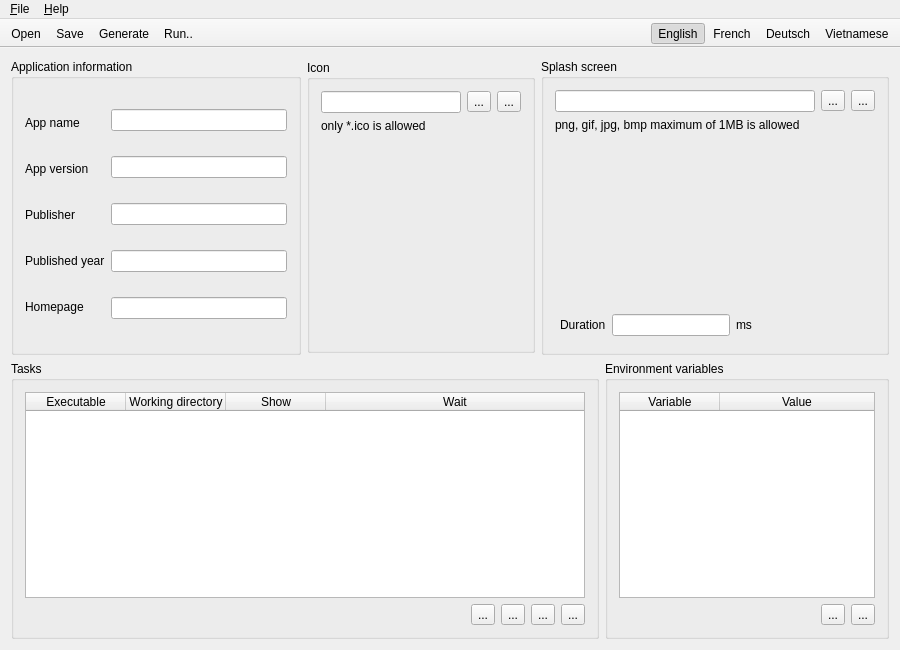
<?xml version="1.0" encoding="UTF-8"?>
<ui version="4.0">
 <class>MainWindow</class>
 <widget class="QMainWindow" name="MainWindow">
  <property name="geometry">
   <rect>
    <x>0</x>
    <y>0</y>
    <width>900</width>
    <height>650</height>
   </rect>
  </property>
  <property name="minimumSize">
   <size>
    <width>900</width>
    <height>650</height>
   </size>
  </property>
  <property name="windowTitle">
   <string>App Launcher Creator</string>
  </property>
  <widget class="QWidget" name="centralWidget">
   <layout class="QVBoxLayout" name="verticalLayout_6">
    <item>
     <layout class="QVBoxLayout" name="verticalLayout">
      <item>
       <layout class="QHBoxLayout" name="horizontalLayout">
        <property name="leftMargin">
         <number>0</number>
        </property>
        <property name="topMargin">
         <number>0</number>
        </property>
        <property name="rightMargin">
         <number>0</number>
        </property>
        <property name="bottomMargin">
         <number>0</number>
        </property>
        <item>
         <layout class="QVBoxLayout" name="verticalLayout_10">
          <property name="spacing">
           <number>0</number>
          </property>
          <property name="leftMargin">
           <number>0</number>
          </property>
          <property name="topMargin">
           <number>0</number>
          </property>
          <property name="rightMargin">
           <number>0</number>
          </property>
          <property name="bottomMargin">
           <number>0</number>
          </property>
          <item>
           <widget class="QGroupBox" name="groupBox">
            <property name="sizePolicy">
             <sizepolicy hsizetype="Expanding" vsizetype="Minimum">
              <horstretch>0</horstretch>
              <verstretch>0</verstretch>
             </sizepolicy>
            </property>
            <property name="title">
             <string>Application information</string>
            </property>
            <property name="alignment">
             <set>Qt::AlignLeading|Qt::AlignLeft|Qt::AlignTop</set>
            </property>
            <layout class="QHBoxLayout" name="horizontalLayout_5">
             <item>
              <layout class="QHBoxLayout" name="horizontalLayout_4">
               <item>
                <layout class="QVBoxLayout" name="verticalLayout_7">
                 <item>
                  <widget class="QLabel" name="label">
                   <property name="sizePolicy">
                    <sizepolicy hsizetype="Preferred" vsizetype="Fixed">
                     <horstretch>0</horstretch>
                     <verstretch>0</verstretch>
                    </sizepolicy>
                   </property>
                   <property name="text">
                    <string>App name</string>
                   </property>
                  </widget>
                 </item>
                 <item>
                  <widget class="QLabel" name="label_2">
                   <property name="sizePolicy">
                    <sizepolicy hsizetype="Preferred" vsizetype="Fixed">
                     <horstretch>0</horstretch>
                     <verstretch>0</verstretch>
                    </sizepolicy>
                   </property>
                   <property name="text">
                    <string>App version</string>
                   </property>
                  </widget>
                 </item>
                 <item>
                  <widget class="QLabel" name="label_3">
                   <property name="sizePolicy">
                    <sizepolicy hsizetype="Preferred" vsizetype="Fixed">
                     <horstretch>0</horstretch>
                     <verstretch>0</verstretch>
                    </sizepolicy>
                   </property>
                   <property name="text">
                    <string>Publisher</string>
                   </property>
                  </widget>
                 </item>
                 <item>
                  <widget class="QLabel" name="label_4">
                   <property name="sizePolicy">
                    <sizepolicy hsizetype="Preferred" vsizetype="Fixed">
                     <horstretch>0</horstretch>
                     <verstretch>0</verstretch>
                    </sizepolicy>
                   </property>
                   <property name="text">
                    <string>Published year</string>
                   </property>
                  </widget>
                 </item>
                 <item>
                  <widget class="QLabel" name="label_5">
                   <property name="sizePolicy">
                    <sizepolicy hsizetype="Preferred" vsizetype="Fixed">
                     <horstretch>0</horstretch>
                     <verstretch>0</verstretch>
                    </sizepolicy>
                   </property>
                   <property name="text">
                    <string>Homepage</string>
                   </property>
                  </widget>
                 </item>
                </layout>
               </item>
               <item>
                <layout class="QVBoxLayout" name="verticalLayout_8">
                 <item>
                  <widget class="QLineEdit" name="tbxAppName"/>
                 </item>
                 <item>
                  <widget class="QLineEdit" name="tbxAppVersion"/>
                 </item>
                 <item>
                  <widget class="QLineEdit" name="tbxPublisher"/>
                 </item>
                 <item>
                  <widget class="QLineEdit" name="tbxPublishedYear"/>
                 </item>
                 <item>
                  <widget class="QLineEdit" name="tbxHomepage"/>
                 </item>
                </layout>
               </item>
              </layout>
             </item>
            </layout>
           </widget>
          </item>
         </layout>
        </item>
        <item>
         <widget class="QGroupBox" name="grbIcon">
          <property name="sizePolicy">
           <sizepolicy hsizetype="Fixed" vsizetype="Fixed">
            <horstretch>0</horstretch>
            <verstretch>0</verstretch>
           </sizepolicy>
          </property>
          <property name="title">
           <string>Icon</string>
          </property>
          <layout class="QVBoxLayout" name="verticalLayout_9">
           <item>
            <layout class="QHBoxLayout" name="horizontalLayout_8">
             <item>
              <widget class="QLineEdit" name="tbxIconFile">
               <property name="readOnly">
                <bool>true</bool>
               </property>
              </widget>
             </item>
             <item>
              <widget class="QToolButton" name="toolButton_6">
               <property name="text">
                <string>...</string>
               </property>
               <property name="icon">
                <iconset>
                 <normalon>:/img/folder.png</normalon>
                </iconset>
               </property>
              </widget>
             </item>
             <item>
              <widget class="QToolButton" name="toolButton_7">
               <property name="text">
                <string>...</string>
               </property>
               <property name="icon">
                <iconset>
                 <normalon>:/img/application_xp.png</normalon>
                </iconset>
               </property>
              </widget>
             </item>
            </layout>
           </item>
           <item>
            <widget class="QLabel" name="label_7">
             <property name="text">
              <string>only *.ico is allowed</string>
             </property>
            </widget>
           </item>
           <item>
            <widget class="QLabel" name="lblPreviewIcon">
             <property name="sizePolicy">
              <sizepolicy hsizetype="Fixed" vsizetype="Fixed">
               <horstretch>0</horstretch>
               <verstretch>0</verstretch>
              </sizepolicy>
             </property>
             <property name="minimumSize">
              <size>
               <width>200</width>
               <height>200</height>
              </size>
             </property>
             <property name="maximumSize">
              <size>
               <width>200</width>
               <height>200</height>
              </size>
             </property>
             <property name="text">
              <string/>
             </property>
             <property name="pixmap">
              <pixmap resource="res.qrc">:/img/application_xp.png</pixmap>
             </property>
             <property name="scaledContents">
              <bool>true</bool>
             </property>
            </widget>
           </item>
          </layout>
         </widget>
        </item>
        <item>
         <widget class="QGroupBox" name="grbSplash">
          <property name="sizePolicy">
           <sizepolicy hsizetype="Fixed" vsizetype="Fixed">
            <horstretch>0</horstretch>
            <verstretch>0</verstretch>
           </sizepolicy>
          </property>
          <property name="title">
           <string>Splash screen</string>
          </property>
          <layout class="QVBoxLayout" name="verticalLayout_3">
           <item>
            <layout class="QVBoxLayout" name="verticalLayout_2">
             <item>
              <layout class="QHBoxLayout" name="horizontalLayout_3">
               <item>
                <widget class="QLineEdit" name="tbxSplashFile">
                 <property name="readOnly">
                  <bool>true</bool>
                 </property>
                </widget>
               </item>
               <item>
                <widget class="QToolButton" name="btnSelectSplash">
                 <property name="text">
                  <string>...</string>
                 </property>
                 <property name="icon">
                  <iconset>
                   <normalon>:/img/folder.png</normalon>
                  </iconset>
                 </property>
                </widget>
               </item>
               <item>
                <widget class="QToolButton" name="toolButton">
                 <property name="text">
                  <string>...</string>
                 </property>
                 <property name="icon">
                  <iconset>
                   <normalon>:/img/cross.png</normalon>
                  </iconset>
                 </property>
                </widget>
               </item>
              </layout>
             </item>
             <item>
              <widget class="QLabel" name="label_6">
               <property name="text">
                <string>png, gif, jpg, bmp maximum of 1MB is allowed</string>
               </property>
              </widget>
             </item>
             <item>
              <widget class="QLabel" name="lblPreviewSplash">
               <property name="sizePolicy">
                <sizepolicy hsizetype="Fixed" vsizetype="Fixed">
                 <horstretch>0</horstretch>
                 <verstretch>0</verstretch>
                </sizepolicy>
               </property>
               <property name="minimumSize">
                <size>
                 <width>320</width>
                 <height>165</height>
                </size>
               </property>
               <property name="maximumSize">
                <size>
                 <width>320</width>
                 <height>165</height>
                </size>
               </property>
               <property name="text">
                <string/>
               </property>
               <property name="scaledContents">
                <bool>true</bool>
               </property>
              </widget>
             </item>
             <item>
              <layout class="QHBoxLayout" name="horizontalLayout_9">
               <property name="leftMargin">
                <number>5</number>
               </property>
               <property name="topMargin">
                <number>5</number>
               </property>
               <property name="rightMargin">
                <number>5</number>
               </property>
               <property name="bottomMargin">
                <number>5</number>
               </property>
               <item>
                <widget class="QLabel" name="label_8">
                 <property name="text">
                  <string>Duration</string>
                 </property>
                </widget>
               </item>
               <item>
                <widget class="QLineEdit" name="lineEdit"/>
               </item>
               <item>
                <widget class="QLabel" name="label_9">
                 <property name="text">
                  <string>ms</string>
                 </property>
                </widget>
               </item>
               <item>
                <spacer name="horizontalSpacer_3">
                 <property name="orientation">
                  <enum>Qt::Horizontal</enum>
                 </property>
                 <property name="sizeHint" stdset="0">
                  <size>
                   <width>40</width>
                   <height>20</height>
                  </size>
                 </property>
                </spacer>
               </item>
              </layout>
             </item>
            </layout>
           </item>
          </layout>
         </widget>
        </item>
       </layout>
      </item>
      <item>
       <layout class="QHBoxLayout" name="horizontalLayout_2">
        <item>
         <widget class="QGroupBox" name="grbExecute">
          <property name="sizePolicy">
           <sizepolicy hsizetype="Expanding" vsizetype="Expanding">
            <horstretch>0</horstretch>
            <verstretch>0</verstretch>
           </sizepolicy>
          </property>
          <property name="title">
           <string>Tasks</string>
          </property>
          <layout class="QVBoxLayout" name="verticalLayout_4">
           <item>
            <widget class="QTableWidget" name="tblTasks">
             <property name="selectionBehavior">
              <enum>QAbstractItemView::SelectRows</enum>
             </property>
             <property name="wordWrap">
              <bool>false</bool>
             </property>
             <property name="cornerButtonEnabled">
              <bool>false</bool>
             </property>
             <attribute name="horizontalHeaderVisible">
              <bool>true</bool>
             </attribute>
             <attribute name="horizontalHeaderStretchLastSection">
              <bool>true</bool>
             </attribute>
             <attribute name="verticalHeaderVisible">
              <bool>false</bool>
             </attribute>
             <column>
              <property name="text">
               <string>Executable</string>
              </property>
             </column>
             <column>
              <property name="text">
               <string>Working directory</string>
              </property>
             </column>
             <column>
              <property name="text">
               <string>Show</string>
              </property>
             </column>
             <column>
              <property name="text">
               <string>Wait</string>
              </property>
             </column>
            </widget>
           </item>
           <item>
            <layout class="QHBoxLayout" name="horizontalLayout_6">
             <item>
              <spacer name="horizontalSpacer">
               <property name="orientation">
                <enum>Qt::Horizontal</enum>
               </property>
               <property name="sizeHint" stdset="0">
                <size>
                 <width>40</width>
                 <height>20</height>
                </size>
               </property>
              </spacer>
             </item>
             <item>
              <widget class="QToolButton" name="btnTaskUp">
               <property name="text">
                <string>...</string>
               </property>
               <property name="icon">
                <iconset>
                 <normalon>:/img/bullet_arrow_up.png</normalon>
                </iconset>
               </property>
              </widget>
             </item>
             <item>
              <widget class="QToolButton" name="btnTaskDown">
               <property name="text">
                <string>...</string>
               </property>
               <property name="icon">
                <iconset>
                 <normalon>:/img/bullet_arrow_down.png</normalon>
                </iconset>
               </property>
              </widget>
             </item>
             <item>
              <widget class="QToolButton" name="btnTaskAdd">
               <property name="text">
                <string>...</string>
               </property>
               <property name="icon">
                <iconset>
                 <normalon>:/img/add.png</normalon>
                </iconset>
               </property>
              </widget>
             </item>
             <item>
              <widget class="QToolButton" name="btnTaskRemove">
               <property name="text">
                <string>...</string>
               </property>
               <property name="icon">
                <iconset>
                 <normalon>:/img/delete.png</normalon>
                </iconset>
               </property>
              </widget>
             </item>
            </layout>
           </item>
          </layout>
         </widget>
        </item>
        <item>
         <widget class="QGroupBox" name="grbEnv">
          <property name="sizePolicy">
           <sizepolicy hsizetype="Fixed" vsizetype="Expanding">
            <horstretch>0</horstretch>
            <verstretch>0</verstretch>
           </sizepolicy>
          </property>
          <property name="title">
           <string>Environment variables</string>
          </property>
          <layout class="QVBoxLayout" name="verticalLayout_5">
           <item>
            <widget class="QTableWidget" name="tblEnvVars">
             <property name="cornerButtonEnabled">
              <bool>false</bool>
             </property>
             <attribute name="horizontalHeaderStretchLastSection">
              <bool>true</bool>
             </attribute>
             <attribute name="verticalHeaderVisible">
              <bool>false</bool>
             </attribute>
             <column>
              <property name="text">
               <string>Variable</string>
              </property>
             </column>
             <column>
              <property name="text">
               <string>Value</string>
              </property>
             </column>
            </widget>
           </item>
           <item>
            <layout class="QHBoxLayout" name="horizontalLayout_7">
             <item>
              <spacer name="horizontalSpacer_2">
               <property name="orientation">
                <enum>Qt::Horizontal</enum>
               </property>
               <property name="sizeHint" stdset="0">
                <size>
                 <width>40</width>
                 <height>20</height>
                </size>
               </property>
              </spacer>
             </item>
             <item>
              <widget class="QToolButton" name="btnEnvAdd">
               <property name="text">
                <string>...</string>
               </property>
               <property name="icon">
                <iconset>
                 <normalon>:/img/add.png</normalon>
                </iconset>
               </property>
              </widget>
             </item>
             <item>
              <widget class="QToolButton" name="btnEnvRemove">
               <property name="text">
                <string>...</string>
               </property>
               <property name="icon">
                <iconset>
                 <normalon>:/img/delete.png</normalon>
                </iconset>
               </property>
              </widget>
             </item>
            </layout>
           </item>
          </layout>
         </widget>
        </item>
       </layout>
      </item>
     </layout>
    </item>
   </layout>
  </widget>
  <widget class="QMenuBar" name="menuBar">
   <property name="geometry">
    <rect>
     <x>0</x>
     <y>0</y>
     <width>900</width>
     <height>23</height>
    </rect>
   </property>
   <widget class="QMenu" name="menuFile">
    <property name="title">
     <string>&amp;File</string>
    </property>
    <addaction name="action_Open"/>
    <addaction name="action_Save"/>
    <addaction name="action_SaveAs"/>
    <addaction name="action_Generate"/>
    <addaction name="action_Run"/>
    <addaction name="separator"/>
    <addaction name="action_Quit"/>
   </widget>
   <widget class="QMenu" name="menuHelp">
    <property name="tearOffEnabled">
     <bool>false</bool>
    </property>
    <property name="title">
     <string>&amp;Help</string>
    </property>
    <property name="separatorsCollapsible">
     <bool>false</bool>
    </property>
    <addaction name="actionManual"/>
    <addaction name="separator"/>
    <addaction name="actionAbout_Qt"/>
    <addaction name="separator"/>
    <addaction name="actionCredits"/>
   </widget>
   <addaction name="menuFile"/>
   <addaction name="menuHelp"/>
  </widget>
  <widget class="QToolBar" name="mainToolbar">
   <property name="windowTitle">
    <string>Main toolbar</string>
   </property>
   <property name="movable">
    <bool>false</bool>
   </property>
   <property name="floatable">
    <bool>false</bool>
   </property>
   <attribute name="toolBarArea">
    <enum>TopToolBarArea</enum>
   </attribute>
   <attribute name="toolBarBreak">
    <bool>false</bool>
   </attribute>
   <addaction name="action_Open"/>
   <addaction name="action_Save"/>
   <addaction name="action_Generate"/>
   <addaction name="action_Run"/>
  </widget>
  <widget class="QToolBar" name="languageToolbar">
   <property name="windowTitle">
    <string>Languages toolbar</string>
   </property>
   <property name="layoutDirection">
    <enum>Qt::RightToLeft</enum>
   </property>
   <property name="movable">
    <bool>false</bool>
   </property>
   <property name="floatable">
    <bool>false</bool>
   </property>
   <attribute name="toolBarArea">
    <enum>TopToolBarArea</enum>
   </attribute>
   <attribute name="toolBarBreak">
    <bool>false</bool>
   </attribute>
   <addaction name="actionVietnamese"/>
   <addaction name="actionDeutsch"/>
   <addaction name="actionFrench"/>
   <addaction name="actionEnglish"/>
  </widget>
  <action name="action_Quit">
   <property name="text">
    <string>&amp;Quit</string>
   </property>
   <property name="shortcut">
    <string>Ctrl+Q</string>
   </property>
  </action>
  <action name="actionAbout_Qt">
   <property name="text">
    <string>About Qt</string>
   </property>
  </action>
  <action name="actionCredits">
   <property name="text">
    <string>Credits</string>
   </property>
   <property name="shortcut">
    <string>F1</string>
   </property>
  </action>
  <action name="actionManual">
   <property name="text">
    <string>Manual</string>
   </property>
   <property name="shortcut">
    <string>Ctrl+F1</string>
   </property>
  </action>
  <action name="action_Open">
   <property name="icon">
    <iconset>
     <normalon>:/img/folder.png</normalon>
    </iconset>
   </property>
   <property name="text">
    <string>&amp;Open</string>
   </property>
   <property name="shortcut">
    <string>Ctrl+O</string>
   </property>
  </action>
  <action name="action_Save">
   <property name="icon">
    <iconset>
     <normalon>:/img/disk.png</normalon>
    </iconset>
   </property>
   <property name="text">
    <string>&amp;Save</string>
   </property>
   <property name="shortcut">
    <string>Ctrl+S</string>
   </property>
  </action>
  <action name="action_SaveAs">
   <property name="text">
    <string>Save as..</string>
   </property>
   <property name="shortcut">
    <string>Ctrl+Shift+S</string>
   </property>
  </action>
  <action name="action_Generate">
   <property name="icon">
    <iconset>
     <normalon>:/img/wand.png</normalon>
    </iconset>
   </property>
   <property name="text">
    <string>&amp;Generate</string>
   </property>
   <property name="shortcut">
    <string>F5</string>
   </property>
  </action>
  <action name="action_Run">
   <property name="icon">
    <iconset>
     <normalon>:/img/resultset_next.png</normalon>
    </iconset>
   </property>
   <property name="text">
    <string>&amp;Run..</string>
   </property>
   <property name="shortcut">
    <string>F6</string>
   </property>
  </action>
  <action name="actionEnglish">
   <property name="checkable">
    <bool>true</bool>
   </property>
   <property name="checked">
    <bool>true</bool>
   </property>
   <property name="icon">
    <iconset resource="res.qrc">
     <normaloff>:/img/gb.png</normaloff>:/img/gb.png</iconset>
   </property>
   <property name="text">
    <string>English</string>
   </property>
  </action>
  <action name="actionFrench">
   <property name="checkable">
    <bool>true</bool>
   </property>
   <property name="icon">
    <iconset resource="res.qrc">
     <normaloff>:/img/fr.png</normaloff>:/img/fr.png</iconset>
   </property>
   <property name="text">
    <string>French</string>
   </property>
  </action>
  <action name="actionDeutsch">
   <property name="checkable">
    <bool>true</bool>
   </property>
   <property name="icon">
    <iconset resource="res.qrc">
     <normaloff>:/img/de.png</normaloff>:/img/de.png</iconset>
   </property>
   <property name="text">
    <string>Deutsch</string>
   </property>
  </action>
  <action name="actionVietnamese">
   <property name="checkable">
    <bool>true</bool>
   </property>
   <property name="icon">
    <iconset resource="res.qrc">
     <normaloff>:/img/vn.png</normaloff>:/img/vn.png</iconset>
   </property>
   <property name="text">
    <string>Vietnamese</string>
   </property>
  </action>
 </widget>
 <layoutdefault spacing="6" margin="11"/>
 <resources>
  <include location="res.qrc"/>
 </resources>
 <connections/>
</ui>
